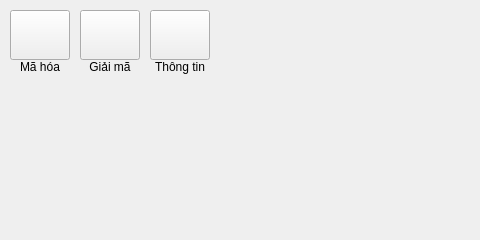
<?xml version="1.0" encoding="UTF-8"?>
<ui version="4.0">
 <class>BCipherClass</class>
 <widget class="QMainWindow" name="BCipherClass">
  <property name="geometry">
   <rect>
    <x>0</x>
    <y>0</y>
    <width>480</width>
    <height>240</height>
   </rect>
  </property>
  <property name="windowTitle">
   <string>BCipher</string>
  </property>
  <property name="windowIcon">
   <iconset resource="BCipher.qrc">
    <normaloff>:/Resources/lock.svg</normaloff>:/Resources/lock.svg</iconset>
  </property>
  <widget class="QWidget" name="centralWidget">
   <layout class="QGridLayout" name="gridLayout">
    <property name="leftMargin">
     <number>10</number>
    </property>
    <property name="topMargin">
     <number>10</number>
    </property>
    <property name="rightMargin">
     <number>10</number>
    </property>
    <property name="bottomMargin">
     <number>10</number>
    </property>
    <property name="spacing">
     <number>10</number>
    </property>
    <item row="0" column="0">
     <layout class="QVBoxLayout" name="verticalLayout">
      <property name="spacing">
       <number>0</number>
      </property>
      <item>
       <widget class="QPushButton" name="encryptionBtn">
        <property name="minimumSize">
         <size>
          <width>60</width>
          <height>50</height>
         </size>
        </property>
        <property name="text">
         <string/>
        </property>
        <property name="icon">
         <iconset resource="BCipher.qrc">
          <normaloff>:/Resources/lock.svg</normaloff>:/Resources/lock.svg</iconset>
        </property>
        <property name="iconSize">
         <size>
          <width>40</width>
          <height>40</height>
         </size>
        </property>
       </widget>
      </item>
      <item>
       <widget class="QLabel" name="encryptionLbl">
        <property name="text">
         <string>Mã hóa</string>
        </property>
        <property name="alignment">
         <set>Qt::AlignCenter</set>
        </property>
       </widget>
      </item>
     </layout>
    </item>
    <item row="0" column="1">
     <layout class="QVBoxLayout" name="verticalLayout_2">
      <property name="spacing">
       <number>0</number>
      </property>
      <item>
       <widget class="QPushButton" name="decryptionBtn">
        <property name="minimumSize">
         <size>
          <width>60</width>
          <height>50</height>
         </size>
        </property>
        <property name="text">
         <string/>
        </property>
        <property name="icon">
         <iconset resource="BCipher.qrc">
          <normaloff>:/Resources/unlock.svg</normaloff>:/Resources/unlock.svg</iconset>
        </property>
        <property name="iconSize">
         <size>
          <width>40</width>
          <height>40</height>
         </size>
        </property>
       </widget>
      </item>
      <item>
       <widget class="QLabel" name="decryptionLbl">
        <property name="text">
         <string>Giải mã</string>
        </property>
        <property name="alignment">
         <set>Qt::AlignCenter</set>
        </property>
       </widget>
      </item>
     </layout>
    </item>
    <item row="0" column="2">
     <layout class="QVBoxLayout" name="verticalLayout_3">
      <property name="spacing">
       <number>0</number>
      </property>
      <item>
       <widget class="QPushButton" name="informationBtn">
        <property name="minimumSize">
         <size>
          <width>60</width>
          <height>50</height>
         </size>
        </property>
        <property name="text">
         <string/>
        </property>
        <property name="icon">
         <iconset resource="BCipher.qrc">
          <normaloff>:/Resources/information.svg</normaloff>:/Resources/information.svg</iconset>
        </property>
        <property name="iconSize">
         <size>
          <width>40</width>
          <height>40</height>
         </size>
        </property>
       </widget>
      </item>
      <item>
       <widget class="QLabel" name="informationLbl">
        <property name="text">
         <string>Thông tin</string>
        </property>
        <property name="alignment">
         <set>Qt::AlignCenter</set>
        </property>
       </widget>
      </item>
     </layout>
    </item>
    <item row="0" column="3">
     <spacer name="horizontalSpacer">
      <property name="orientation">
       <enum>Qt::Horizontal</enum>
      </property>
      <property name="sizeHint" stdset="0">
       <size>
        <width>394</width>
        <height>20</height>
       </size>
      </property>
     </spacer>
    </item>
    <item row="1" column="0" colspan="4">
     <widget class="QStackedWidget" name="stackedWidget">
      <widget class="EncryptionWidget" name="encryptionPage"/>
      <widget class="DecryptionWidget" name="decryptionPage"/>
     </widget>
    </item>
   </layout>
  </widget>
 </widget>
 <layoutdefault spacing="6" margin="11"/>
 <customwidgets>
  <customwidget>
   <class>EncryptionWidget</class>
   <extends>QWidget</extends>
   <header location="global">EncryptionWidget.h</header>
   <container>1</container>
  </customwidget>
  <customwidget>
   <class>DecryptionWidget</class>
   <extends>QWidget</extends>
   <header location="global">DecryptionWidget.h</header>
   <container>1</container>
  </customwidget>
 </customwidgets>
 <resources>
  <include location="BCipher.qrc"/>
 </resources>
 <connections/>
</ui>
